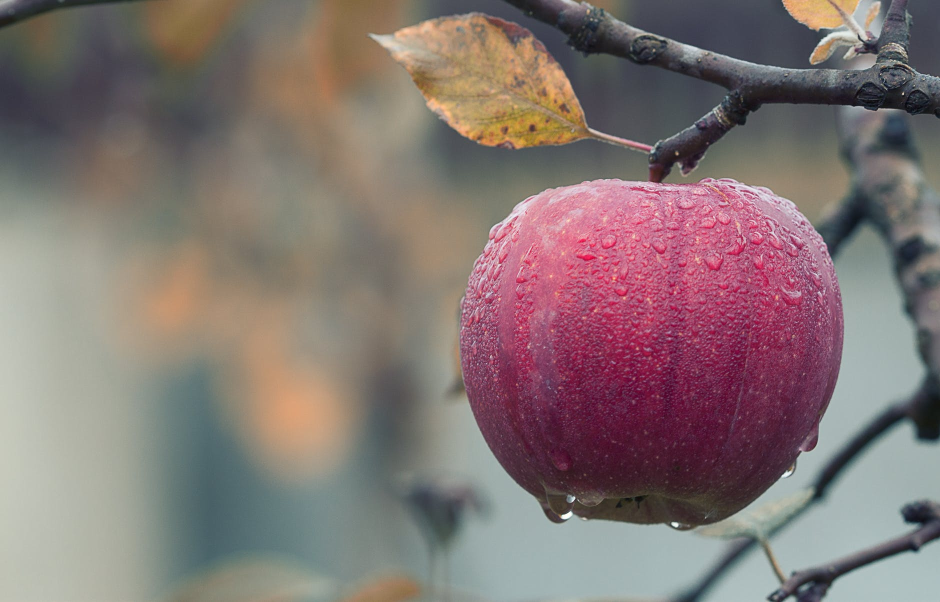
#> input picture video_img/Original_image/Apple1.png, 1880 x 1204 px, found by its file name (shown at 1/2 size); the run also reads 1 picture not shown here
$ jupyter execute --allow-errors chisqrdist.ipynb
#> lines starting #> are read from the running program, lines starting #| are printed output that depends on the picture; long printed decimals are rounded
[cell 1]
#freq of each 0's,(black) 1's ...255's(white) is plotted
import cv2
import numpy as np
import matplotlib.pyplot as plt
from math import log10

[cell 2]
img_post=cv2.imread('Original_image\Apple1.png')
#> img_post is the input picture: shape (1204, 1880, 3); mean B, G, R 115.3, 117.1, 131.6
img_post_stego=cv2.imread('Encoded_image\lsb_Apple1.png')

img_post=cv2.resize(img_post, (800,600))
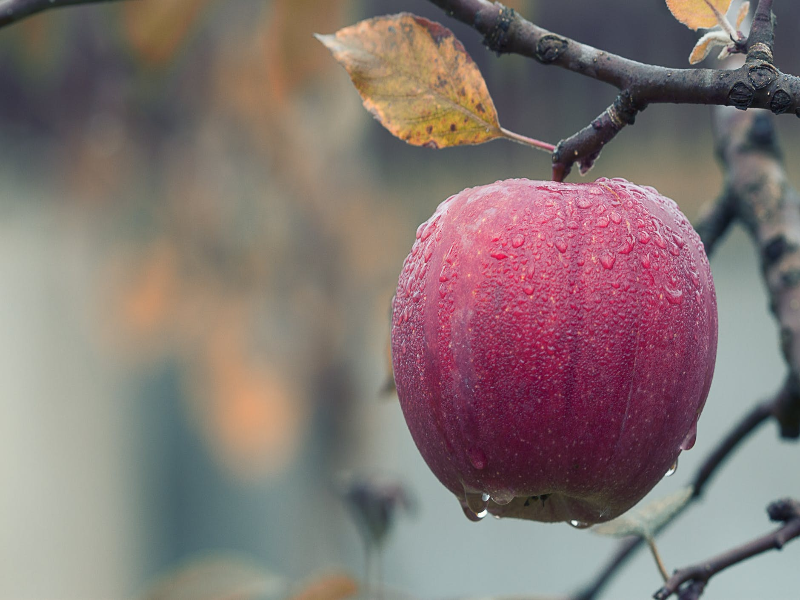
#> img_post: shape (600, 800, 3); mean B, G, R 115.2, 117, 131.5
img_post_stego=cv2.resize(img_post_stego, (800,600))
#> img_post_stego: shape (600, 800, 3)
print(img_post.shape) # 600 rows, 800 cols, 3 channels
#| (600, 800, 3)

[cell 3]
#converting the img into binary
img_gray=cv2.cvtColor(img_post, cv2.COLOR_BGR2GRAY)
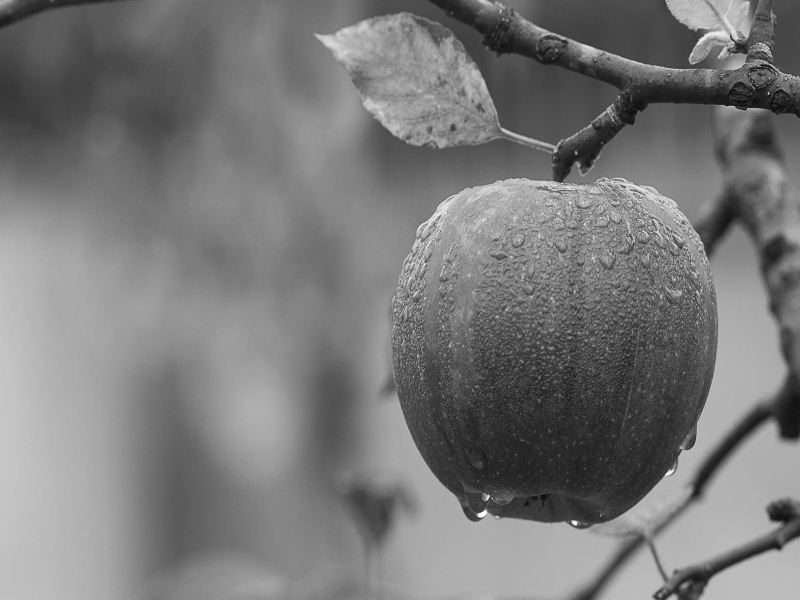
#> img_gray: shape (600, 800); min 3, max 254, mean 121.1

img_gray_stego=cv2.cvtColor(img_post_stego, cv2.COLOR_BGR2GRAY)

print(img_gray.shape)
#| (600, 800)

#enhancing the whites to be lighter and the greys to darker
#img_gray=cv2.convertScaleAbs(img_gray, alpha=1.10, beta=-20) #alpha is contrast, beta is brightness
#img_gray_stego=cv2.convertScaleAbs(img_gray, alpha=1.10, beta=-20)

[cell 4]
#creating a numpy array of 0s
arr=np.zeros(shape=(256,1))
rows=img_post.shape[0]
#> rows = 600
cols=img_post.shape[1]
#> cols = 800
for i in range(rows):
  for j in range(cols):
    #read kth position and add 1 in it
    k=img_gray[i,j]
    arr[k,0]=arr[k,0]+1
#> after the loop, arr = 256 values, max 5888 at index 174, min 0 at index 0, mean 1875


#we get total no of values for each pixel in the image in normal image
#print(arr)

[cell 5]
#for stego image
arr_stego=np.zeros(shape=(256,1))
for i in range(rows):
  for j in range(cols):
    #read kth position and add 1 in it
    k=img_gray_stego[i,j]
    arr_stego[k,0]=arr_stego[k,0]+1
#> after the loop, arr_stego has the same summary as arr

#we get total no of values for each pixel in the image in normal image
#print(arr_stego)

[cell 6]
plt.plot(arr)
plt.title("Histogram for cover image")
plt.xlabel("Pixel value")
plt.ylabel("Frequency of occurance")
plt.show()
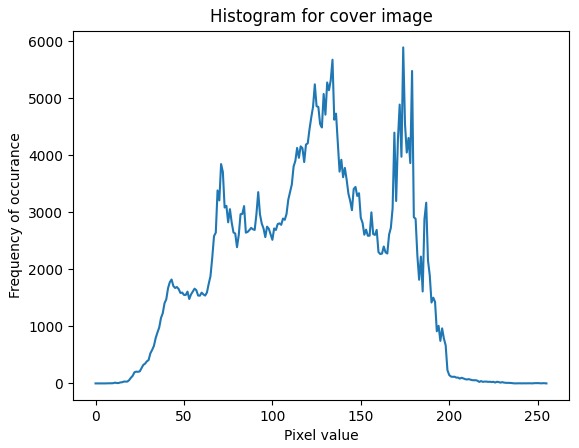
#> figure drawn by matplotlib, 1 panel; curve peaks at x = 174, y = 5888

[cell 7]
plt.plot(arr_stego)
plt.title("Histogram for stego image created by DCT algorithm")
plt.xlabel("Pixel value")
plt.ylabel("Frequency of occurance")
plt.show()
#> figure, not shown here; curve peaks at x = 174, y = 5888

[cell 8]
#finding the difference between the 2 frequency arrays
diff_arr=arr-arr_stego
#> diff_arr = 256 values, max 13 at index 43, min -5 at index 47, mean 0
diff_arr=np.round(diff_arr, 2)

# [17 lines of commented-out code are left out]

[cell 9]
#print(len(diff_arr))
#print(diff_arr)
diff_arr_lst = []
for i in diff_arr:
    k = int(i)
    if (k < -10) or (k > 10):
        diff_arr_lst.append(int(i))
#> this loop made 256 passes
#> (i, k) on passes 1 to 3: ([0], 0), ([0], 0), ([0], 0)
#> after the loop, diff_arr_lst = [13]

print(len(diff_arr_lst)/256)
#| 0.003906
#print(diff_arr_lst)

[cell 10]
count_pairs=0

for i in range(diff_arr.shape[0]-1):
  p1=diff_arr[i]
  p2=diff_arr[i+1]
  if(p1 != p2 and p1==abs(p2)):
    count_pairs=count_pairs+1
#> this loop made 255 passes
#> after the loop, count_pairs = 4

print(count_pairs)
#| 4

[cell 11]
#CHI SQUARE DISTANCE sum((p-q)^2/(p+q)^2) from 1 to 256

dist=0

for i in range(arr.shape[0]):
  p=arr[i]
  q=arr_stego[i]
  if(p+q!=0):
    dist=dist+(pow((p-q),2))/(pow((p+q),2))
#> this loop made 256 passes
#> (p, q, dist) on passes 4, 5, 8, 9, 10, 11, 12, 13, 14, 15, 16, 17: ([1], [1], [0]), ([1], [1], [0]), ([2], [2], [0]), ([2], [2], [0]), ([2], [2], [0]), ([4], [4], [0]), ([13], [13], [0]), ([7], [7], [0]), ([6], [6], [0]), ([17], [17], [0]), ([20], [20], [0]), ([32], [32], [0])
#> dist on passes 61 to 66: [2.28e-05], [2.28e-05], [2.38e-05], [2.39e-05], [2.39e-05], [2.46e-05]
#> after the loop, dist = [2.69e-05]

print("Probability of being a steganoimage:", dist)
#| Probability of being a steganoimage: [2.69138899e-05]

#if dist > 0.5 then stego?
